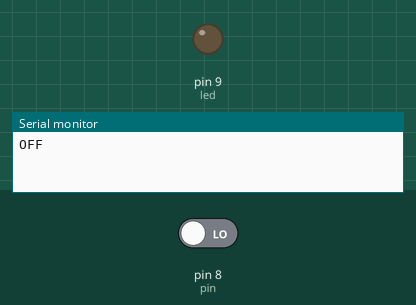
Simulated run of this sketch. Board: Arduino Uno, built with avr-gcc and run on an emulated ATmega328P. Shown: output pins drawn as LEDs (lit = HIGH), the last lines printed to the serial monitor. Inputs (shaded band) come from the test bench; at power-on: pin 8 (pin) LOW.

Above: at 1.3 s.
1.4 s: pin 8 (pin) driven HIGH
At 1.7 s:
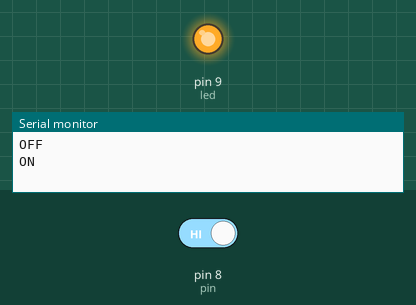
2.9 s: pin 8 (pin) driven LOW
At 4.1 s:
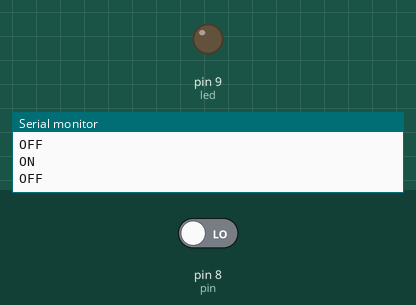
Timing chart, 0 to 5.9 s (numbered marks = the images above; inputs shaded):
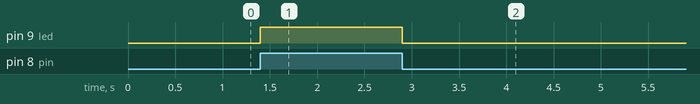

Measured:
- after the input at 1.4 s, pin 9 (led): LOW → HIGH at once
- after the input at 2.9 s, pin 9 (led): HIGH → LOW at once

The sketch:

metal_touch_sensor.ino
```cpp
#define led 9
#define pin 8

boolean trig = true;
boolean state = true;

void setup()
{
  pinMode(led, OUTPUT);
  pinMode(pin, INPUT);
  Serial.begin(9600);
}

void loop()
{
    trig = digitalRead(pin);

    if(trig == true && state == false)
  {
    digitalWrite(led, HIGH);
    Serial.println("ON");
    state = true;
        delay(500);
  }
  else if(trig == false && state == true)
  {
    digitalWrite(led, LOW);
    Serial.println("OFF");
    state = false;
        delay(500);
  }
}
```
